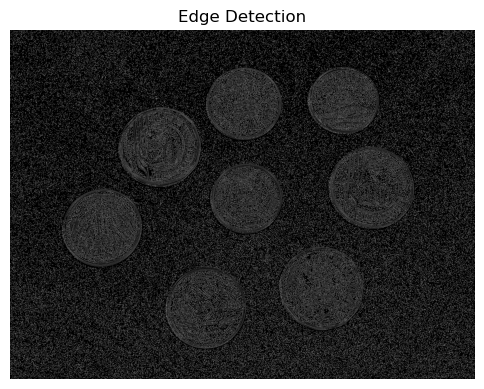
#> input picture part1/output.png, 484 x 389 px, found by its file name
$ python coins.py
#> lines starting #> are read from the running program, lines starting #| are printed output that depends on the picture; after the words box and inside, x2 and y2 are one past the last pixel; in counts of white or black regions, pixels touching at a corner belong together
#> the answer given: output.png
import cv2
import numpy as np
import os

def display_image(img, title="Image"):
    cv2.imshow(title, img)
    cv2.waitKey(0)
    cv2.destroyAllWindows()

def save_image(img,name="output.png"):
    output_image_path = "output"
    if not os.path.exists(output_image_path):
        os.makedirs(output_image_path)
    cv2.imwrite(os.path.join(output_image_path, name), img)

def count_coins(coins):
    #count the number of coins
    print("Number of coins detected: ", len(coins))

def segment_coins(img,contours,input_image_path):
    coins=[]
    #segment each coin from the image
    for i,cnt in enumerate(contours):
        mask = np.zeros(img.shape[:2], np.uint8)
        cv2.drawContours(mask, [cnt], -1, 255, -1)
        coin = cv2.bitwise_and(img, img, mask=mask)
        x, y, w, h = cv2.boundingRect(cnt)
        coin = coin[y:y+h, x:x+w]
        display_image(coin, "Coin "+str(i+1))
        name = os.path.basename(input_image_path).split(".")[0]
        save_image(coin, name+"_coin"+str(i+1)+".png")
        cv2.waitKey(0)
        coins.append(coin)
    cv2.destroyAllWindows()
    return coins


def draw_contours(img,thresh,scale,input_image_path):
    contours,_= cv2.findContours(thresh, cv2.RETR_EXTERNAL, cv2.CHAIN_APPROX_SIMPLE)
    filtered_contours = [cnt for cnt in contours if (perimeter := cv2.arcLength(cnt, True)) > 0
                         and 0.7 < (circularity := 4 * np.pi * (cv2.contourArea(cnt) / (perimeter ** 2))) < 1.2
                         and cv2.contourArea(cnt) > 500 * (scale ** 2)]
    #copy the image to draw contours on it
    img_copy = img.copy()
    cv2.drawContours(img_copy, filtered_contours, -1, (0, 255, 0), 2)
    display_image(img_copy, "Contours")
    name = os.path.basename(input_image_path).split(".")[0]
    save_image(img_copy, name+"_contours.png")
    return filtered_contours


def preprocess_image(input_image_path):
    #load image
#> called with input_image_path = 'input/output.png'
    img = cv2.imread(input_image_path)
#> img is the input picture: shape (389, 484, 3); min 0, max 255, mean 58.8
    #resising all images to have mazimum dimension of 600pixels
    scale=600/max(img.shape[:2])
#> scale = 1.24
    img=cv2.resize(img,None,fx=scale,fy=scale)
#> img: shape (482, 600, 3)
    #convert image to grayscale
    gray = cv2.cvtColor(img, cv2.COLOR_BGR2GRAY)
    #contrast stretching
    min_val = np.min(gray)
#> min_val = 0
    max_val = np.max(gray)
#> max_val = 255
    stretched = ((gray - min_val) / (max_val - min_val) * 255).astype(np.uint8)
    #apply median blur to the image
    blur = cv2.medianBlur(stretched, 11)
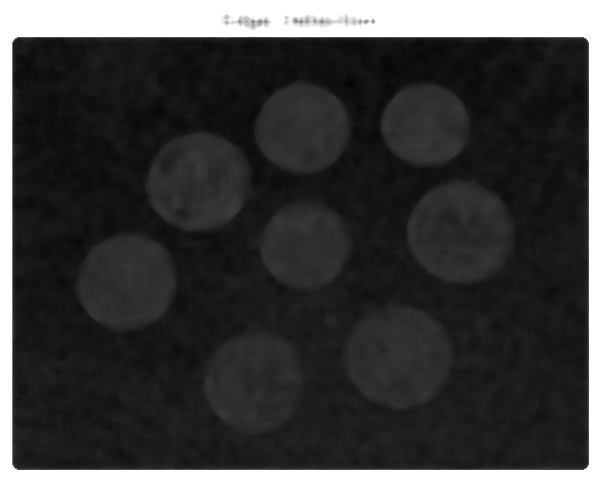
#> blur: shape (482, 600); min 6, max 255, mean 59.1
    #apply thresholding to the image
    thresh = cv2.adaptiveThreshold(blur, 255, cv2.ADAPTIVE_THRESH_GAUSSIAN_C, cv2.THRESH_BINARY_INV, 11, 2)
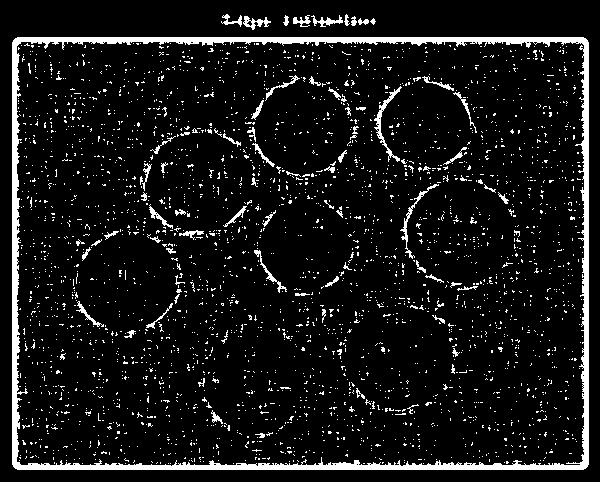
#> thresh: shape (482, 600); 8.7% white; 3008 white regions (2928 under 20 px)
    display_image(thresh, "Preprocessed Image")
    name = os.path.basename(input_image_path).split(".")[0]
    save_image(thresh, name+"_preprocessed.png")
    return img,thresh,scale


def main(path="coins1.png"):

    img,thresh,scale=preprocess_image(path)
#> scale = 1.24
    contours= draw_contours(img,thresh,scale,path)
#> in draw_contours, `contours,_= cv2.findContours(thresh, cv2.RETR_EXTERNAL, cv2.CHAIN_APPR..`: contours = 10 contours, 1 with area under 20; largest, box (x1, y1, x2, y2) and area: (12, 37, 589, 470) 248792, (243, 16, 271, 30) 135, (311, 15, 343, 27) 100, (221, 14, 242, 27) 65, (293, 15, 311, 27) 62
#> in draw_contours, `filtered_contours = [cnt for cnt in contours if (perimeter := cv2.arcL..`: filtered_contours = 1 contour; box (x1, y1, x2, y2) and area: (12, 37, 589, 470) 248792
#> in draw_contours, `cv2.drawContours(img_copy, filtered_contours, -1, (0, 255, 0), 2)`:
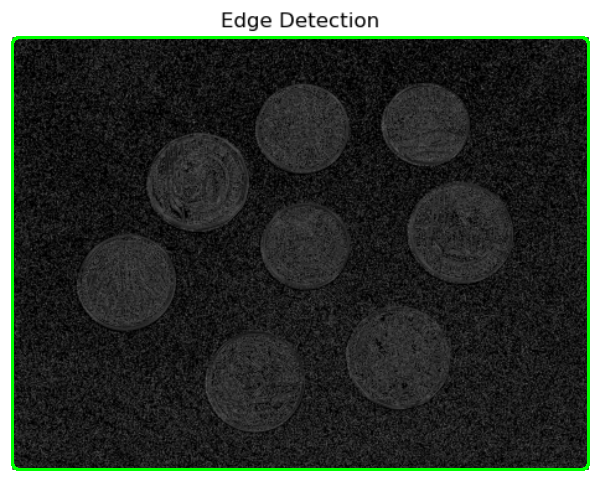
#> img_copy: shape (482, 600, 3); mean B, G, R 56.2, 61.5, 56.2
#> contours has the same summary as filtered_contours in draw_contours
    segmented_coins=segment_coins(img,contours,path)
#> the loop in segment_coins, `for i,cnt in enumerate(contours):` made 1 pass
#> (x, y, w, h, output_image_path in save_image) on pass 1: (12, 37, 577, 433, 'output')
#> pass 1, in segment_coins, `coin = cv2.bitwise_and(img, img, mask=mask)`:
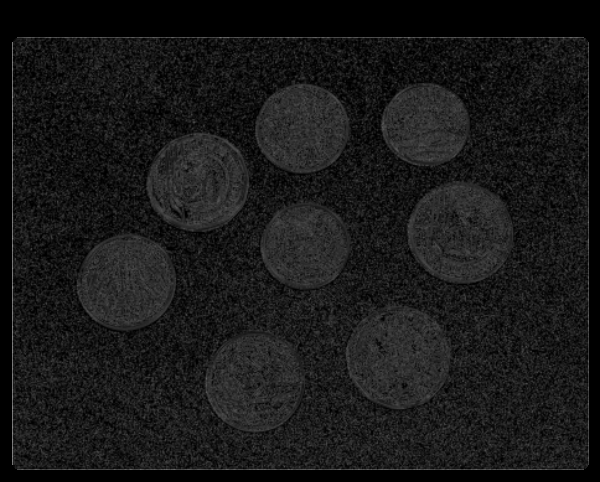
#> coin: shape (482, 600, 3); min 0, max 143, mean 24.6
#> pass 1, in segment_coins, `coin = coin[y:y+h, x:x+w]`:
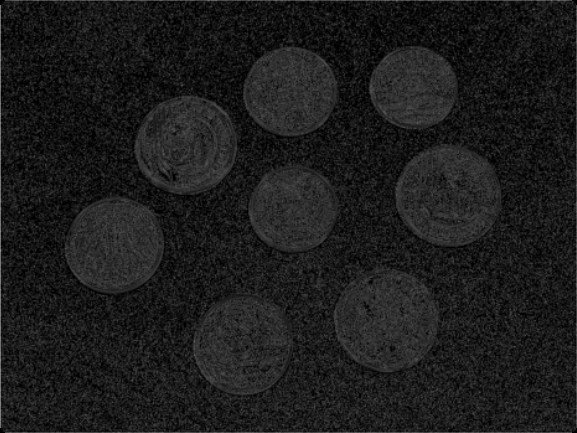
#> coin: shape (433, 577, 3); min 0, max 143, mean 28.5
#> after the loop in segment_coins, `for i,cnt in enumerate(contours):`:
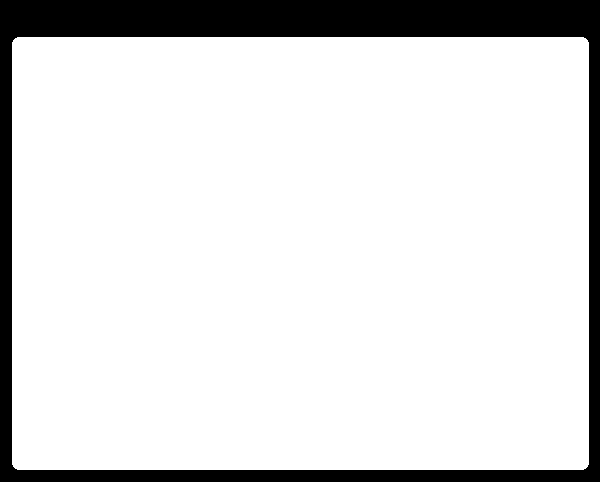
#> mask: shape (482, 600); 86.4% white; 1 black region, box (x1, y1, x2, y2) and area: (0, 0, 600, 482) 39407
#> after the loop in segment_coins, `for i,cnt in enumerate(contours):`: coins = 1 item
#> segmented_coins = 1 item
    count_coins(segmented_coins)
#| Number of coins detected:  1


if __name__ == "__main__":
    #path for input and output directory
    input_path = "input"
    output_path = "output"

    #create output directory if it does not exist
    if not os.path.exists(output_path):
        os.makedirs(output_path)

    #if output directroy is not empty, delete all files in it
    for file in os.listdir(output_path):
        os.remove(os.path.join(output_path, file))

    #ask user for input image
    input_image = input("Enter the name of the image file: ")
    main(os.path.join(input_path, input_image))
